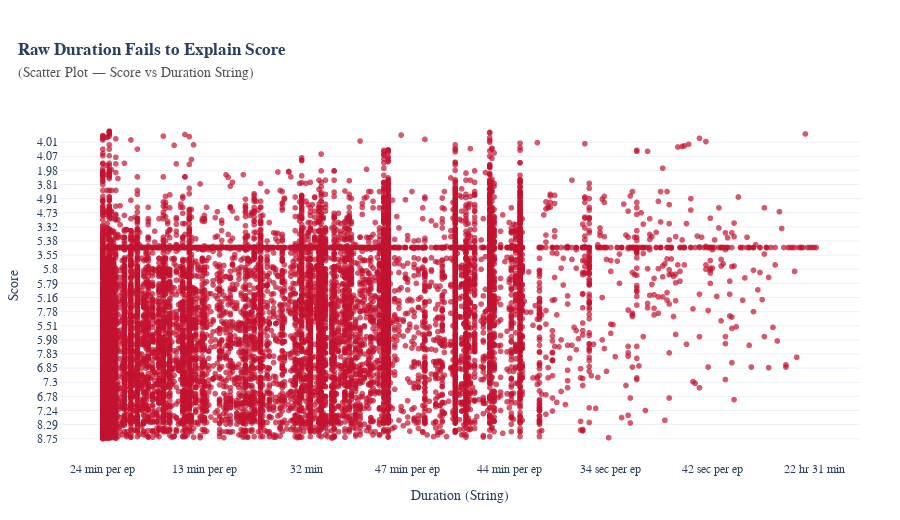

Notebook code cell kept with this figure:
### Code cell
import plotly.express as px

# --- Scatter Plot: Score vs Duration (String) ---
fig = px.scatter(
    df_raw_viz,
    x='Duration',
    y='Score',
    color_discrete_sequence=["#C3122F"],  # RAW = red
)

# --- Layout & Style Adjustments (Group Requirements) ---
fig.update_traces(marker=dict(size=6, opacity=0.7))

fig.update_layout(
    template='plotly_white',
    font=dict(family="Tahoma"),
    height=520,
    
    title=dict(
        text=(
            "<b>Raw Duration Fails to Explain Score</b><br>"
            "<span style='color:#555555; font-size:14px'>(Scatter Plot — Score vs Duration String)</span>"
        ),
        x=0.02
    ),
    
    margin=dict(l=40, r=40, t=110, b=60),
    hovermode="x unified",
    
    xaxis=dict(
        title='Duration (String)',
        showgrid=False,
        tickangle=0,
        nticks=8,         
    ),
    yaxis=dict(
        title='Score',
        showgrid=True
    )
)

fig.show()

### Figure 1 — Plotly figure (JSON) as saved in the notebook; plotly's stock layout.template omitted (floating-point values rounded to 4 significant figures; data arrays with more than 128 entries replaced by an {"elided": "..."} marker saying what was removed)
{"data": [{"hovertemplate": "Duration=%{x}<br>Score=%{y}<extra></extra>", "legendgroup": "", "marker": {"color": "#C3122F", "opacity": 0.7, "size": 6, "symbol": "circle"}, "mode": "markers", "name": "", "showlegend": false, "type": "scattergl", "x": {"elided": "24905 str values"}, "xaxis": "x", "y": {"elided": "24905 str values"}, "yaxis": "y"}], "layout": {"font": {"family": "Tahoma"}, "height": 520, "hovermode": "x unified", "legend": {"tracegroupgap": 0}, "margin": {"b": 60, "l": 40, "r": 40, "t": 110}, "title": {"text": "<b>Raw Duration Fails to Explain Score</b><br><span style='color:#555555; font-size:14px'>(Scatter Plot — Score vs Duration String)</span>", "x": 0.02}, "xaxis": {"anchor": "y", "domain": [0, 1], "nticks": 8, "showgrid": false, "tickangle": 0, "title": {"text": "Duration (String)"}}, "yaxis": {"anchor": "x", "domain": [0, 1], "showgrid": true, "title": {"text": "Score"}}}}
